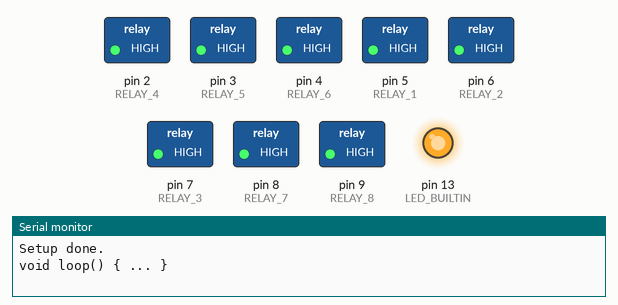
Bench run of a sketch on a simulated Arduino Uno, built with avr-gcc and run on an emulated ATmega328P. On the bench: switched loads named in the sketch (green lamp = pin HIGH), output pins drawn as LEDs (lit = HIGH), the last lines printed to the serial monitor.

Above: at 0.5 s.
At 2.5 s:
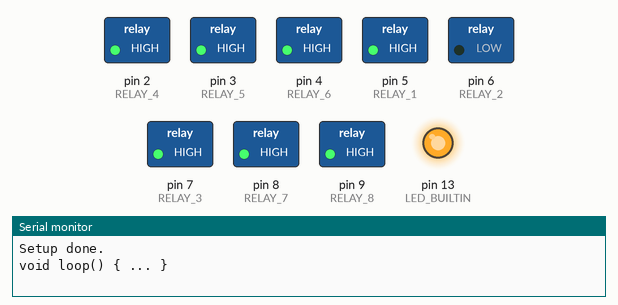
At 3.5 s:
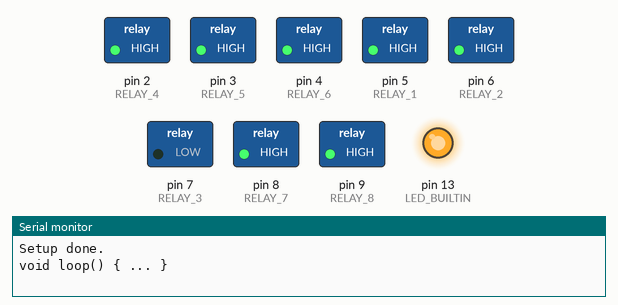
At 5.5 s:
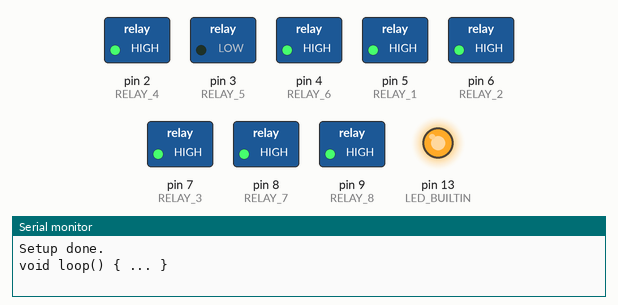
At 8.5 s:
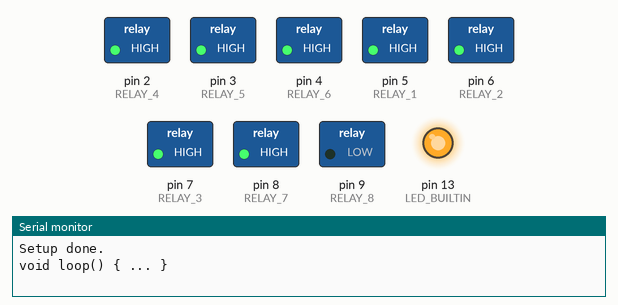
At 11.5 s:
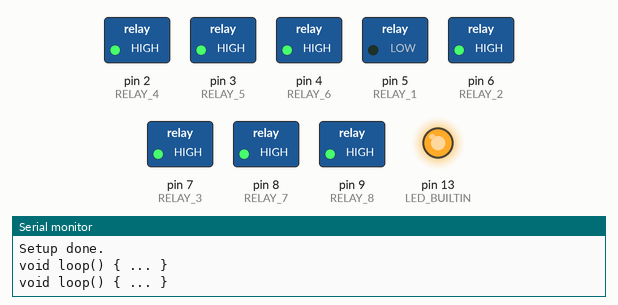
Timing chart, 0 to 13.0 s (numbered marks = the images above):
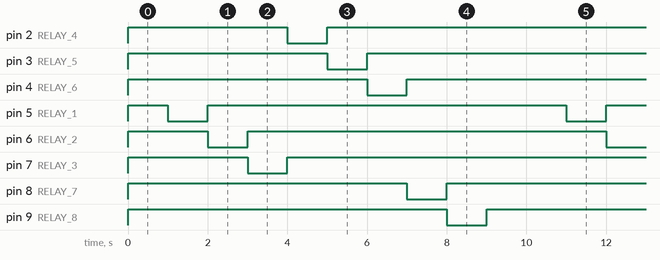

Measured:
- by itself, pin 2 (RELAY_4), pin 3 (RELAY_5), pin 4 (RELAY_6), pin 5 (RELAY_1), pin 6 (RELAY_2), pin 7 (RELAY_3), pin 8 (RELAY_7), pin 9 (RELAY_8): alternates HIGH for 9.0 s and LOW for 1.0 s
- by itself, everything shown: repeats every 10.0 s, in 9 steps

The sketch:

LightOrganTest.ino
```cpp
/*
 Created from the base of http://www.arduino.cc/en/Tutorial/Blink

*/

  // PIN to relay mapping
  static int RELAY_1 = 5;
  static int RELAY_2 = 6;
  static int RELAY_3 = 7;
  static int RELAY_4 = 2;
  static int RELAY_5 = 3;
  static int RELAY_6 = 4;
  static int RELAY_7 = 8;
  static int RELAY_8 = 9;

  static int RELAY_TEST = RELAY_1;

  static int DELAY = 1000;
  static int ON = LOW;
  static int OFF = HIGH;

void allOn(){

  digitalWrite(RELAY_1, ON);
  digitalWrite(RELAY_2, ON);
  digitalWrite(RELAY_3, ON);
  digitalWrite(RELAY_4, ON);
  digitalWrite(RELAY_5, ON);
  digitalWrite(RELAY_6, ON);
  digitalWrite(RELAY_7, ON);
  digitalWrite(RELAY_8, ON);
}

void allOff(){

  digitalWrite(RELAY_1, OFF);
  digitalWrite(RELAY_2, OFF);
  digitalWrite(RELAY_3, OFF);
  digitalWrite(RELAY_4, OFF);
  digitalWrite(RELAY_5, OFF);
  digitalWrite(RELAY_6, OFF);
  digitalWrite(RELAY_7, OFF);
  digitalWrite(RELAY_8, OFF);
}

// the setup function runs once when you press reset or power the board
void setup() {
  //setup serial communications through the USB
  Serial.begin(9600);

  // initialize digital pin LED_BUILTIN as an output.
  pinMode(LED_BUILTIN, OUTPUT);
  pinMode(RELAY_1, OUTPUT);
  pinMode(RELAY_2, OUTPUT);
  pinMode(RELAY_3, OUTPUT);
  pinMode(RELAY_4, OUTPUT);
  pinMode(RELAY_5, OUTPUT);
  pinMode(RELAY_6, OUTPUT);
  pinMode(RELAY_7, OUTPUT);
  pinMode(RELAY_8, OUTPUT);

  digitalWrite(LED_BUILTIN, OFF);


  allOff();

  Serial.println("Setup done.");
  //Serial.print("ON = ");
  //Serial.println(ON);
  //Serial.print("OFF = ");
  //Serial.println(OFF);
}

// the loop function runs over and over again forever
void loop() {
  Serial.println("void loop() { ... }");

  delay(DELAY);

  digitalWrite(RELAY_1, ON);
  delay(DELAY);
  digitalWrite(RELAY_1, OFF);
  digitalWrite(RELAY_2, ON);
  delay(DELAY);
  digitalWrite(RELAY_2, OFF);
  digitalWrite(RELAY_3, ON);
  delay(DELAY);
  digitalWrite(RELAY_3, OFF);
  digitalWrite(RELAY_4, ON);
  delay(DELAY);
  digitalWrite(RELAY_4, OFF);
  digitalWrite(RELAY_5, ON);
  delay(DELAY);
  digitalWrite(RELAY_5, OFF);
  digitalWrite(RELAY_6, ON);
  delay(DELAY);
  digitalWrite(RELAY_6, OFF);
  digitalWrite(RELAY_7, ON);
  delay(DELAY);
  digitalWrite(RELAY_7, OFF);
  digitalWrite(RELAY_8, ON);
  delay(DELAY);
  digitalWrite(RELAY_8, OFF);
  delay(DELAY);
}
```
